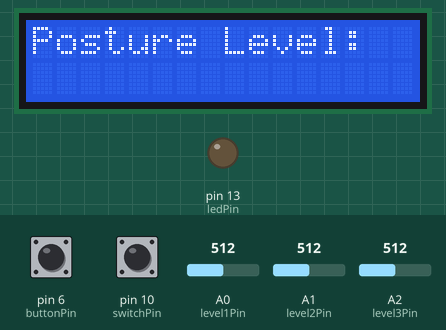
Bench run of a sketch on a simulated Arduino Uno, built with avr-gcc and run on an emulated ATmega328P. Parts: 16×2 character LCD, output pins drawn as LEDs (lit = HIGH). The inputs (shaded band) are chosen by the test bench; at power-on: pin 6 (buttonPin) LOW, pin 10 (switchPin) LOW, A0 (level1Pin) = 512, A1 (level2Pin) = 512, A2 (level3Pin) = 512. What the sketch prints to the serial monitor is not drawn.

Above: at 1.3 s.
1.4 s: pin 6 (buttonPin) pulled HIGH for 0.15 s
At 2.5 s:
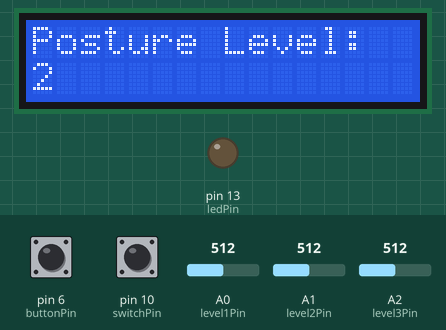
4.5 s: pin 6 (buttonPin) pulled HIGH for 1 s
8.5 s: pin 6 (buttonPin) pulled HIGH for 3.2 s
At 11.9 s:
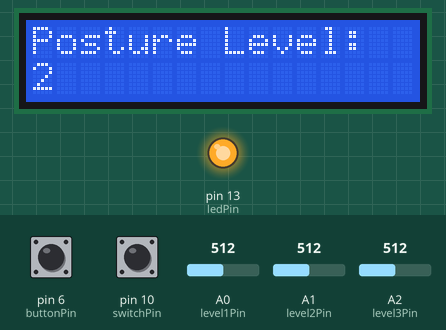
Timing chart, 0 to 13.5 s (numbered marks = the images above; inputs shaded):
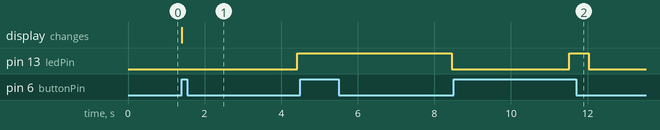

The sketch:

Posturer.ino
```cpp
#include <LiquidCrystal.h>

LiquidCrystal lcd(12, 11, 5, 4, 3, 2);

const int levelsCount = 3;
const float rangeValue = 204.6;
const int delayTime = 500;

int buttonState;
int switchState;

int level1Pin = A0;
int level2Pin = A1;
int level3Pin = A2;

int buttonPin = 6;
int switchPin = 10;
int ledPin = 13;

String ssid     = "Simulator Wifi";
String password = "";

String host     = "posturer.azurewebsites.net";
const int httpPort   = 80;
String uri		 = "/api/posturelevel/";

void setup() {
    Serial.begin(9600);

    setupPins();
    setupLCD();
 	setupWiFi();
}

void setupPins() {
    pinMode(level1Pin, INPUT);
    pinMode(level2Pin, INPUT);
    pinMode(level3Pin, INPUT);

    pinMode(buttonPin, INPUT);
    pinMode(switchPin, INPUT);

    pinMode(ledPin, OUTPUT);
}

void setupLCD() {
    lcd.begin(16, 2);
    lcd.print("Posture Level:");
}

void setupWiFi() {
 	Serial.begin(115200);
    Serial.println("AT");
    delay(10);
    Serial.println("AT+CWJAP=\"" + ssid + "\",\"" + password + "\"");
    delay(10);

    Serial.println("AT+CIPSTART=\"TCP\",\"" + host + "\"," + httpPort);
    delay(50);
}

void loop() {
    switchState = digitalRead(switchPin);

    if (switchState) {
        printLevel();
        delay(delayTime);
    } else {
		sendPostureLevel();
    }
}

void sendPostureLevel() {
	buttonState = digitalRead(buttonPin);

    if (buttonState == HIGH) {
        printLevel();
      	sendRequest();
        digitalWrite(ledPin, HIGH);

        delay(delayTime);
    } else {
        digitalWrite(ledPin, LOW);
    }
        delay(10);
}

void sendRequest() {
    String httpPacket = getPacket();
    int length = httpPacket.length();

    Serial.print("AT+CIPSEND=");
    Serial.println(length);
    delay(10);

    Serial.print(httpPacket);
    delay(3000);
}

String getPacket() {
 	return "GET " + uri + getPostureLevel() + " HTTP/1.1\r\nHost: " + host + "\r\n\r\n";
}

void printLevel() {
    lcd.setCursor(0, 1);
  	lcd.print(getPostureLevel());
}

int getPostureLevel() {
   int level1Value = analogRead(level1Pin);
   int level2Value = analogRead(level2Pin);
   int level3Value = analogRead(level3Pin);

   return (level1Value + level2Value + level3Value) /
			(levelsCount * rangeValue);
}
```

Measured:
- after the input at 1.4 s, pin 13 (ledPin): LOW → HIGH after 3.0 s; the display: changes at once (image 1)
- after the input at 4.5 s, pin 13 (ledPin): HIGH → LOW after 4.0 s instead of 0.43 s
- after the input at 8.5 s, pin 13 (ledPin): LOW → HIGH after 3.0 s, → LOW 0.51 s later
